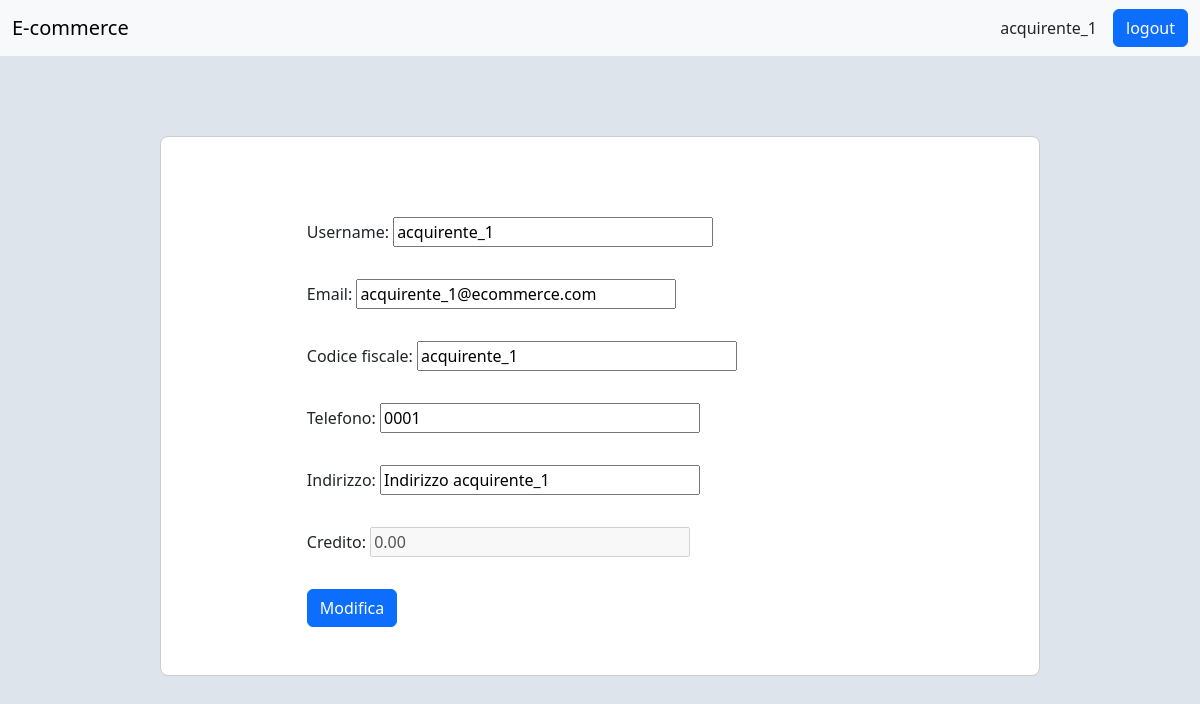
Page /profilo/modifica_profilo_acquirente (signed in) on the committed database.
### autenticazione/models.py (models this page shows)
class CustomUser(AbstractUser):
    codice_fiscale = models.CharField(max_length=16)
    telefono = models.CharField(max_length=20)

### utenti/models.py (models this page shows, shortened)
class Acquirente(models.Model):
    user = models.OneToOneField(CustomUser, on_delete=models.CASCADE)
    indirizzo = models.CharField(max_length=150)
    class Meta:
        permissions = [
            ("puo_visualizzare_profilo_acquirente", "Può visualizzare il profilo dell'acquirente"),
            ("puo_modificare_profilo_acquirente", "Può modificare il profilo dell'acquirente"),
        ]

class Portafoglio(models.Model):
    acquirente = models.OneToOneField(Acquirente, on_delete=models.CASCADE)
    credito = models.DecimalField(max_digits=15, decimal_places=2, validators=[MinValueValidator(0.0)])
    class Meta:
        permissions = [
            ("puo_aggiungere_credito", "Può inserire codice carta per aggiungere credito"),
        ]

### utenti/views.py (the view)
@permission_required("utenti.puo_modificare_profilo_acquirente")
def modifica_profilo_acquirente_view(request):
    if request.method == "POST":
        user_form = CustomUserChangeForm(request.POST, instance=request.user)
        acquirente_form = AcquirenteForm(request.POST, instance=request.user.acquirente)
        if acquirente_form.is_valid() and user_form.is_valid():
            user_form.save()
            acquirente_form.save()
            portafoglio_form = PortafoglioForm(instance=request.user.acquirente.portafoglio)
            portafoglio_form.fields["credito"].disabled = True
            return profilo_view(request)
        else:
            return render(request, "errore.html")
    else:
        user = request.user
        user_form = CustomUserChangeForm(instance=user)
        acquirente_form = AcquirenteForm(instance=user.acquirente)
        portafoglio_form = PortafoglioForm(instance=user.acquirente.portafoglio)
        portafoglio_form.fields["credito"].disabled = True
        return render(request, "modifica_profilo_acquirente.html",
                      {"user_form": user_form, "acquirente_form": acquirente_form,
                       "portafoglio_form": portafoglio_form})

### autenticazione/forms.py
class CustomUserChangeForm(forms.ModelForm):
    email = forms.EmailField(required=True)
    class Meta:
        model = CustomUser
        fields = ('username', 'email', 'codice_fiscale', 'telefono')
    def __init__(self, *args, **kwargs):
        super().__init__(*args, **kwargs)
        self.fields["username"].help_text = ""

### utenti/forms.py
class AcquirenteForm(forms.ModelForm):
    class Meta:
        model = Acquirente
        exclude = ["user"]

### templates/modifica_profilo_acquirente.html (shortened to what this page needs)
{% extends "base.html" %}
{% load static %}
{% load filters %}
{% block css %}
    <link rel="stylesheet" href="{% static 'profilo_acquirente.css' %}?v={{ now|date:'U' }}">
{% endblock %}
{% block content %}
    <div class="container">
        <div class="row justify-content-center">
            <div class="col-10 profilo">
                <form method="post" action="{% url 'modifica_profilo_acquirente' %}">
                    {{ user_form.as_div }}
                    {{ acquirente_form.as_div }}
                    {{ portafoglio_form.as_div }}
                    <button type="submit" class="btn btn-primary">Modifica</button>
                </form>
            </div>
        </div>
    </div>
{% endblock %}

### templates/base.html (shortened to what this page needs)
{% load static %}
<!DOCTYPE html>
<html lang="it">
<head>
    <link href="https://cdn.jsdelivr.net/npm/bootstrap@5.3.7/dist/css/bootstrap.min.css" rel="stylesheet"
>
    <link rel="stylesheet" href="{% static 'base.css' %}?v={{ now|date:'U' }}">
    {% block css %}
    {% endblock %}
</head>
<body>
<nav class="navbar navbar-expand-lg bg-body-tertiary">
    <div class="container-fluid">
        <a class="navbar-brand" href="{% url 'home_page' %}">E-commerce</a>
        <div class="collapse navbar-collapse" id="navbarSupportedContent">
            {% if not user.is_authenticated %}
                <a href="{% url 'accedi' %}" class="btn btn-outline-primary">Accedi</a>
            {% else %}
                {% if perms.utenti.puo_visualizzare_profilo_acquirente or perms.utenti.puo_visualizzare_profilo_venditore %}
                        <div class="profilo">
                    <a class="nav-link active" href="{% url 'profilo' %}"> {{ user.username }} </a>
                </div>
                {% endif %}
                <form method="post" action="{% url 'logout' %}">
                    <button type="submit" class="btn btn-primary">logout</button>
                </form>
            {% endif %}
        </div>
    </div>
</nav>
{% block content %}
{% endblock %}
</body>
</html>

### static/base.css (style rules this page uses)
body { background-color: #dee4eb; }
.profilo { padding: 0 1rem; }

### static/profilo_acquirente.css (style rules this page uses)
.container { margin-top: 5rem; border: 1px solid #ccc; padding: 5rem 5rem 3rem 5rem; border-radius: 0.5rem; background-color: white; width: 55rem; }
.profilo form input { width: 20rem; }
form > div { margin-bottom: 2rem; }

### rows in the picture
CustomUser: username "acquirente_1", email "acquirente_1@ecommerce.com", codice_fiscale "acquirente_1", telefono "0001"
Acquirente: indirizzo "Indirizzo acquirente_1"
Portafoglio: credito "0.00"
